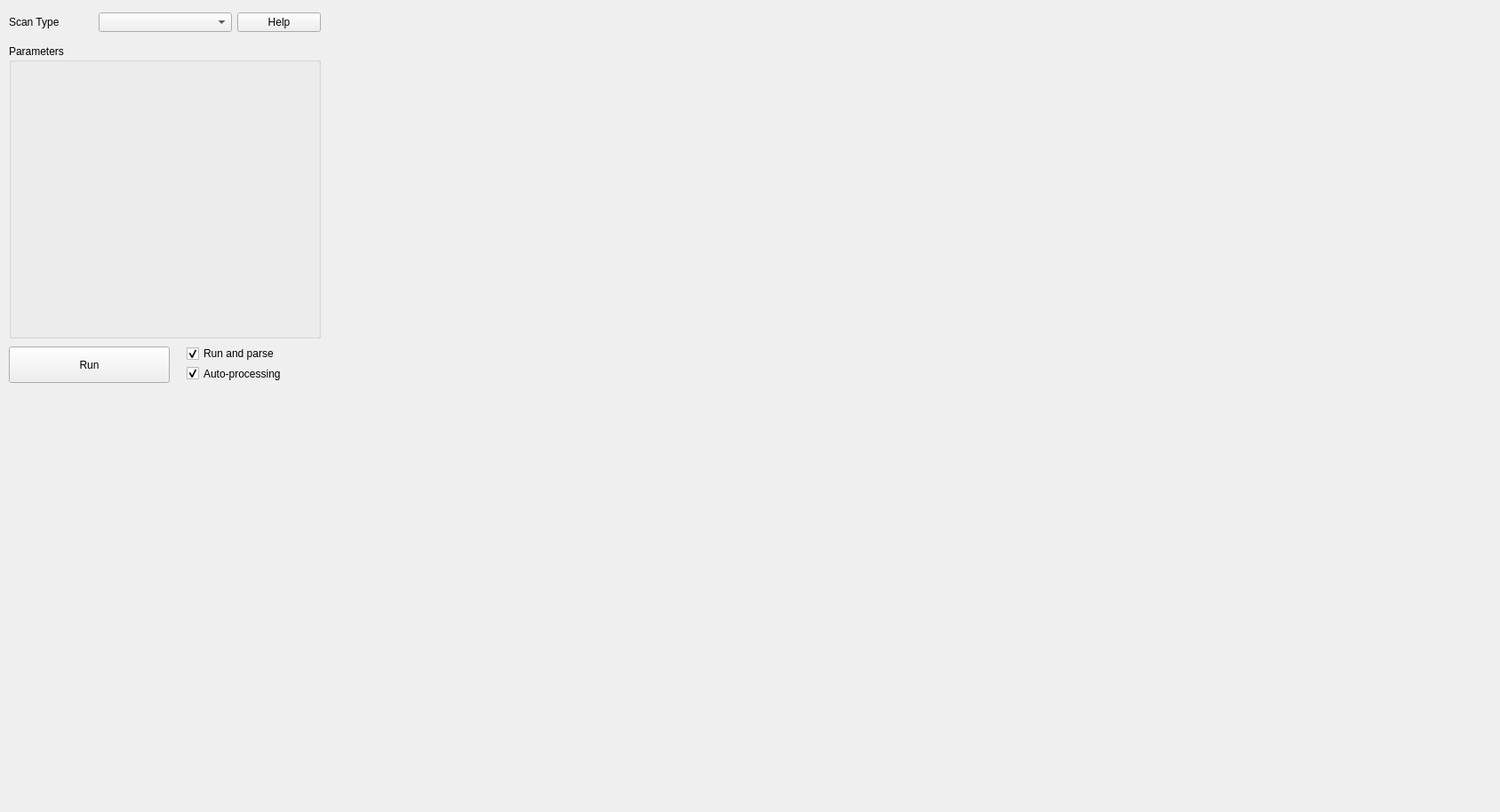
<?xml version="1.0" encoding="UTF-8"?>
<ui version="4.0">
 <class>Form</class>
 <widget class="QWidget" name="Form">
  <property name="geometry">
   <rect>
    <x>0</x>
    <y>0</y>
    <width>1688</width>
    <height>914</height>
   </rect>
  </property>
  <property name="windowTitle">
   <string>Form</string>
  </property>
  <widget class="QGroupBox" name="groupBox">
   <property name="geometry">
    <rect>
     <x>10</x>
     <y>50</y>
     <width>351</width>
     <height>331</height>
    </rect>
   </property>
   <property name="title">
    <string>Parameters</string>
   </property>
   <layout class="QVBoxLayout" name="verticalLayout">
    <item>
     <layout class="QGridLayout" name="gridLayout_parameters">
      <property name="sizeConstraint">
       <enum>QLayout::SetNoConstraint</enum>
      </property>
     </layout>
    </item>
    <item>
     <spacer name="verticalSpacer">
      <property name="orientation">
       <enum>Qt::Vertical</enum>
      </property>
      <property name="sizeHint" stdset="0">
       <size>
        <width>20</width>
        <height>40</height>
       </size>
      </property>
     </spacer>
    </item>
   </layout>
  </widget>
  <widget class="QCheckBox" name="checkBox_parse_after_scan">
   <property name="geometry">
    <rect>
     <x>210</x>
     <y>390</y>
     <width>151</width>
     <height>16</height>
    </rect>
   </property>
   <property name="toolTip">
    <string>The data will be parsed  immediately after acquisition repeating scans</string>
   </property>
   <property name="text">
    <string>Run and parse</string>
   </property>
   <property name="checked">
    <bool>true</bool>
   </property>
   <property name="tristate">
    <bool>false</bool>
   </property>
  </widget>
  <widget class="QWidget" name="verticalLayoutWidget_2">
   <property name="geometry">
    <rect>
     <x>410</x>
     <y>10</y>
     <width>1201</width>
     <height>881</height>
    </rect>
   </property>
   <layout class="QVBoxLayout" name="plots"/>
  </widget>
  <widget class="QCheckBox" name="checkBox_auto_process">
   <property name="geometry">
    <rect>
     <x>210</x>
     <y>410</y>
     <width>131</width>
     <height>21</height>
    </rect>
   </property>
   <property name="toolTip">
    <string>Automatically select
file and switch to
&quot;Processing&quot; tab</string>
   </property>
   <property name="text">
    <string>Auto-processing</string>
   </property>
   <property name="checked">
    <bool>true</bool>
   </property>
   <property name="tristate">
    <bool>false</bool>
   </property>
  </widget>
  <widget class="QWidget" name="formLayoutWidget_3">
   <property name="geometry">
    <rect>
     <x>10</x>
     <y>10</y>
     <width>351</width>
     <height>31</height>
    </rect>
   </property>
   <layout class="QGridLayout" name="gridLayout_3">
    <item row="0" column="0">
     <widget class="QLabel" name="label_48">
      <property name="text">
       <string>Scan Type</string>
      </property>
     </widget>
    </item>
    <item row="0" column="1">
     <widget class="QComboBox" name="comboBox_scan_type">
      <property name="sizePolicy">
       <sizepolicy hsizetype="Preferred" vsizetype="Preferred">
        <horstretch>0</horstretch>
        <verstretch>0</verstretch>
       </sizepolicy>
      </property>
      <property name="minimumSize">
       <size>
        <width>150</width>
        <height>21</height>
       </size>
      </property>
     </widget>
    </item>
    <item row="0" column="2">
     <widget class="QPushButton" name="pushButton_scantype_help">
      <property name="minimumSize">
       <size>
        <width>0</width>
        <height>21</height>
       </size>
      </property>
      <property name="text">
       <string>Help</string>
      </property>
     </widget>
    </item>
   </layout>
  </widget>
  <widget class="QPushButton" name="run_start">
   <property name="geometry">
    <rect>
     <x>10</x>
     <y>390</y>
     <width>181</width>
     <height>41</height>
    </rect>
   </property>
   <property name="text">
    <string>Run</string>
   </property>
  </widget>
 </widget>
 <resources/>
 <connections/>
</ui>
